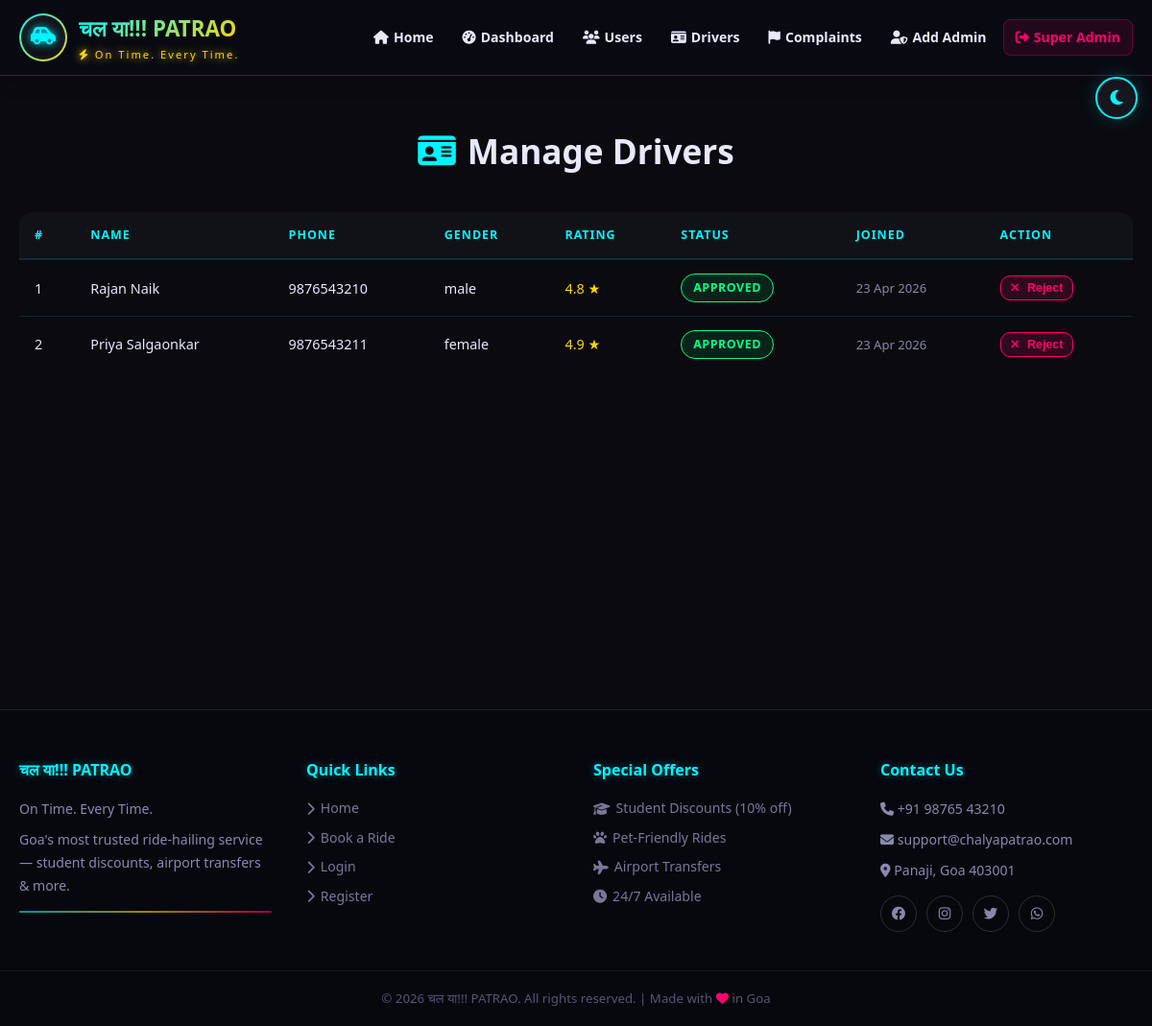
The page /index.php?page=admin_drivers (signed in) on the database its author committed.
### tables this page shows
CREATE TABLE drivers (
    driver_id           INT AUTO_INCREMENT PRIMARY KEY,
    full_name           VARCHAR(100)  NOT NULL,
    phone_number        VARCHAR(15)   NOT NULL UNIQUE,
    gender              VARCHAR(10)   NOT NULL,
    license_number      VARCHAR(50)   NOT NULL,
    password_hash       VARCHAR(255)  NOT NULL,
    approval_status     VARCHAR(20)   NOT NULL DEFAULT 'pending',
    avg_rating          DECIMAL(3,2)  NOT NULL DEFAULT 0.00,
    daily_hours_worked  DECIMAL(4,2)  NOT NULL DEFAULT 0.00,
    is_online           TINYINT(1)    NOT NULL DEFAULT 0,
    current_lat         DECIMAL(10,8),
    current_lng         DECIMAL(11,8),
    created_at          TIMESTAMP     NOT NULL DEFAULT CURRENT_TIMESTAMP
);

### controller/AdminController.php (called while the page is built, shortened)
<?php
require_once 'models/AdminModel.php';
function handleAdminManageDrivers() {
    $model   = new AdminModel();
    $drivers = $model->getAllDrivers();
    include 'views/admin_drivers.php';
}
?>

### models/config/config.php (called while the page is built)
<?php
return array(
    'host'     => 'localhost',
    'db_name'  => 'chalya_patrao',
    'username' => 'root',
    'password' => '',
    'port'     => 3307
);
?>

### models/AdminModel.php (called while the page is built, shortened)
<?php
require_once dirname(__FILE__) . '/Database.php';
class AdminModel {
    private $db;
    public function __construct() {
        $this->db   = new Database();
    }
    public function getAllDrivers() {
         $result = $this->db->query(
        "SELECT driver_id, full_name, phone_number, gender, approval_status, avg_rating, created_at FROM drivers ORDER BY driver_id ASC"
        );
    return $this->db->fetchAll($result);
    }
}
?>

### models/Database.php (called while the page is built, shortened)
<?php
class Database {
    private $conn;
    private $config;
    public function __construct() {
        $this->config = require dirname(__FILE__) . '/config/config.php';
    }
    public function connect() {
        $this->conn = new mysqli(
            $this->config['host'],
            $this->config['username'],
            $this->config['password'],
            $this->config['db_name'],
            $this->config['port']
        );
        return $this->conn;
    }
    public function query($sql) {
        return mysqli_query($this->conn, $sql);
    }
    public function fetchAll($result) {
        $rows = array();
        while ($row = mysqli_fetch_assoc($result)) {
            $rows[] = $row;
        }
        return $rows;
    }
}
?>

### views/admin_drivers.php (the view, shortened to what this page needs)
<?php include 'views/layout/header.php'; ?>
<div class="page-header"><h1><i class="fas fa-id-card"></i> Manage Drivers</h1></div>
<div class="table-wrap">
<table class="data-table">
<thead><tr><th>#</th><th>Name</th><th>Phone</th><th>Gender</th><th>Rating</th><th>Status</th><th>Joined</th><th>Action</th></tr></thead>
<tbody>
<?php foreach($drivers as $d): ?>
<tr>
    <td><?php echo intval($d['driver_id']); ?></td>
    <td><?php echo htmlspecialchars($d['full_name']); ?></td>
    <td><?php echo htmlspecialchars($d['phone_number']); ?></td>
    <td><?php echo htmlspecialchars($d['gender']); ?></td>
    <td style="color:var(--neon-yellow);"><?php echo number_format(floatval($d['avg_rating']),1); ?> ★</td>
    <td><span class="status-badge status-<?php echo $d['approval_status']==='approved'?'accepted':($d['approval_status']==='pending'?'open':'cancelled'); ?>"><?php echo htmlspecialchars($d['approval_status']); ?></span></td>
    <td style="font-size:0.82rem; color:var(--text-secondary);"><?php echo date('d M Y', strtotime($d['created_at'])); ?></td>
    <td>
        <form method="POST" action="index.php?page=admin_drivers" style="display:flex; gap:6px;">
            <?php if ($d['approval_status'] !== 'rejected'): ?>
                <button type="submit" name="reject" class="btn btn-danger" style="padding:5px 10px; font-size:0.78rem;"><i class="fas fa-times"></i> Reject</button>
            <?php endif; ?>
        </form>
    </td>
</tr>
<?php endforeach; ?>
</tbody>
</table>
</div>
<?php include 'views/layout/footer.php'; ?>

### index.php (shortened to what this page needs)
<?php
$page = isset($_GET['page']) ? $_GET['page'] : 'splash';
switch ($page) {
    case 'admin_drivers':
        include 'controllers/AdminController.php'; handleAdminManageDrivers(); break;
}
?>

### views/layout/header.php (shortened to what this page needs)
<!DOCTYPE html>
<html lang="en" data-theme="dark">
<head>
    <link rel="stylesheet" href="public/css/style.css">
    <link rel="stylesheet" href="https://cdnjs.cloudflare.com/ajax/libs/font-awesome/6.4.0/css/all.min.css">
</head>
<body>
<button class="theme-toggle" id="themeToggle" title="Toggle Dark/Light Mode">
    <i class="fas fa-moon" id="themeIcon"></i>
</button>
<nav class="navbar">
    <div class="nav-container">
        <a href="index.php?page=home" class="logo-container">
            <div class="logo-ring-small">
                <div class="logo-inner-small">
                    <i class="fas fa-car-side logo-car-nav"></i>
                </div>
            </div>
            <div class="logo-text">
                <h1>चल या!!! PATRAO</h1>
                <p class="tagline"><i class="fas fa-bolt"></i> On Time. Every Time.</p>
            </div>
        </a>
        <ul class="nav-menu" id="navMenu">
            <li><a href="index.php?page=home" class="nav-link"><i class="fas fa-home"></i> Home</a></li>
            <?php if (isset($_SESSION['admin_id'])): ?>
                <li><a href="index.php?page=admin_dashboard" class="nav-link"><i class="fas fa-tachometer-alt"></i> Dashboard</a></li>
                <li><a href="index.php?page=admin_users" class="nav-link"><i class="fas fa-users"></i> Users</a></li>
                <li><a href="index.php?page=admin_drivers" class="nav-link"><i class="fas fa-id-card"></i> Drivers</a></li>
                <li><a href="index.php?page=admin_complaints" class="nav-link"><i class="fas fa-flag"></i> Complaints</a></li>
                <?php if (isset($_SESSION['admin_role']) && $_SESSION['admin_role'] === 'super_admin'): ?>
                <li><a href="index.php?page=admin_create" class="nav-link"><i class="fas fa-user-shield"></i> Add Admin</a></li>
                <?php endif; ?>
                <li><a href="index.php?page=admin_logout" class="nav-link nav-logout"><i class="fas fa-sign-out-alt"></i> <?php echo htmlspecialchars($_SESSION['full_name']); ?></a></li>
            <?php endif; ?>
        </ul>
    </div>
</nav>
<main class="main-content">

### views/layout/footer.php (shortened to what this page needs)
</main>
<footer class="footer">
    <div class="footer-content">
        <div class="footer-section">
            <h3>चल या!!! PATRAO</h3>
            <p>On Time. Every Time.</p>
            <p>Goa's most trusted ride-hailing service — student discounts, airport transfers & more.</p>
            <div class="footer-neon-line"></div>
        </div>
        <div class="footer-section">
            <h3>Quick Links</h3>
            <ul>
                <li><a href="index.php?page=home"><i class="fas fa-chevron-right"></i> Home</a></li>
                <li><a href="index.php?page=booking"><i class="fas fa-chevron-right"></i> Book a Ride</a></li>
                <li><a href="index.php?page=login"><i class="fas fa-chevron-right"></i> Login</a></li>
                <li><a href="index.php?page=register"><i class="fas fa-chevron-right"></i> Register</a></li>
            </ul>
        </div>
        <div class="footer-section">
            <h3>Special Offers</h3>
            <ul>
                <li><a href="#"><i class="fas fa-graduation-cap"></i> Student Discounts (10% off)</a></li>
                <li><a href="#"><i class="fas fa-paw"></i> Pet-Friendly Rides</a></li>
                <li><a href="#"><i class="fas fa-plane"></i> Airport Transfers</a></li>
                <li><a href="#"><i class="fas fa-clock"></i> 24/7 Available</a></li>
            </ul>
        </div>
        <div class="footer-section">
            <h3>Contact Us</h3>
            <p><i class="fas fa-phone"></i> +91 98765 43210</p>
            <p><i class="fas fa-envelope"></i> support@chalyapatrao.com</p>
            <p><i class="fas fa-map-marker-alt"></i> Panaji, Goa 403001</p>
            <div class="social-icons">
                <a href="#" class="social-icon"><i class="fab fa-facebook"></i></a>
                <a href="#" class="social-icon"><i class="fab fa-instagram"></i></a>
                <a href="#" class="social-icon"><i class="fab fa-twitter"></i></a>
                <a href="#" class="social-icon"><i class="fab fa-whatsapp"></i></a>
            </div>
        </div>
    </div>
    <div class="footer-bottom">
        <p>&copy; 2026 चल या!!! PATRAO. All rights reserved. | Made with <i class="fas fa-heart" style="color:#ff006e;"></i> in Goa</p>
    </div>
</footer>
</body>
</html>

### rows shown on the page
drivers: driver_id "1", full_name "Rajan Naik", phone_number "9876543210", gender "male", avg_rating "4.8", approval_status "APPROVED", created_at "23 Apr 2026", shows "Reject"
drivers: driver_id "2", full_name "Priya Salgaonkar", phone_number "9876543211", gender "female", avg_rating "4.9", approval_status "APPROVED", created_at "23 Apr 2026", shows "Reject"

### other values the page prints
$_SESSION['full_name'] "Super Admin"
